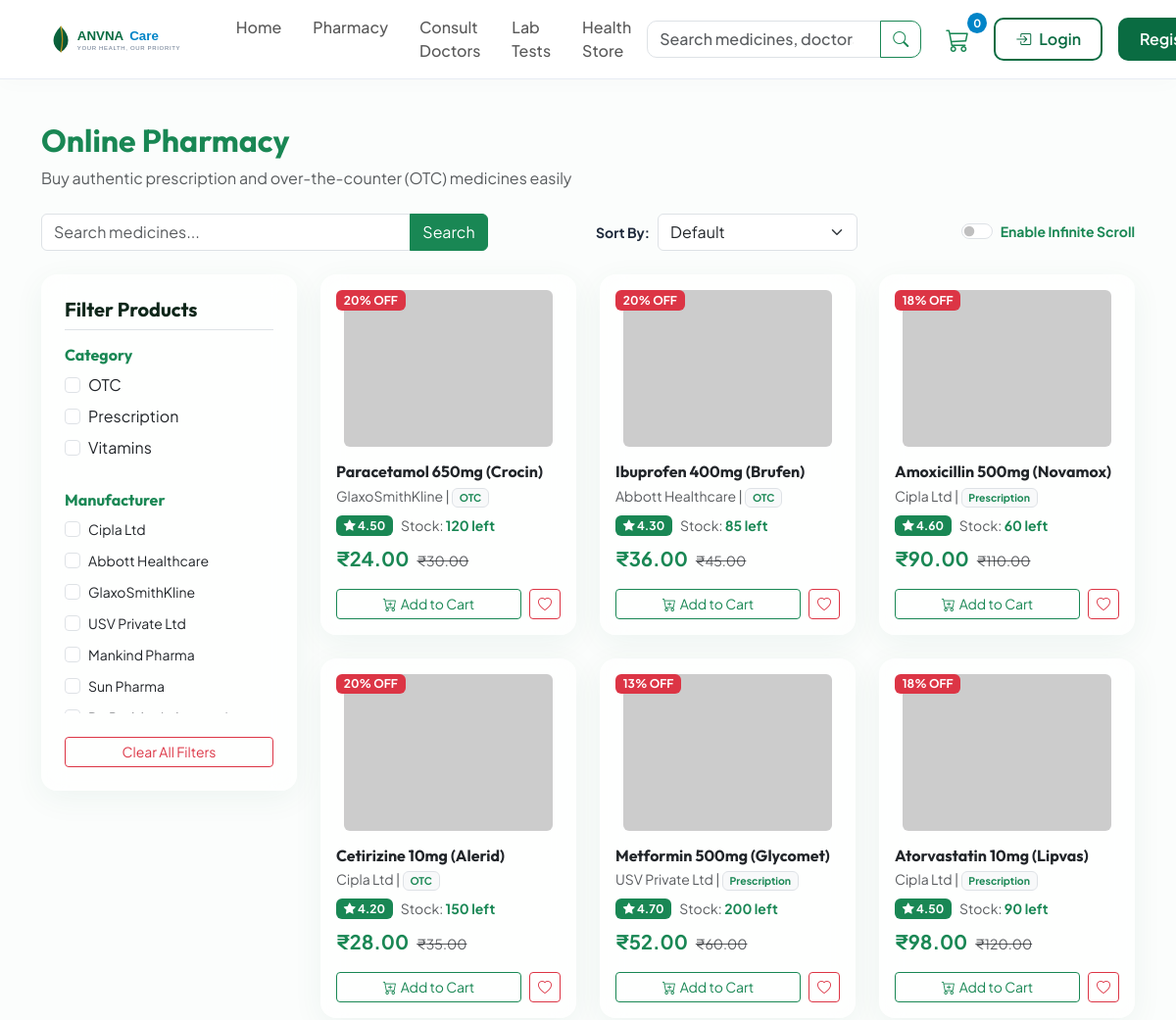
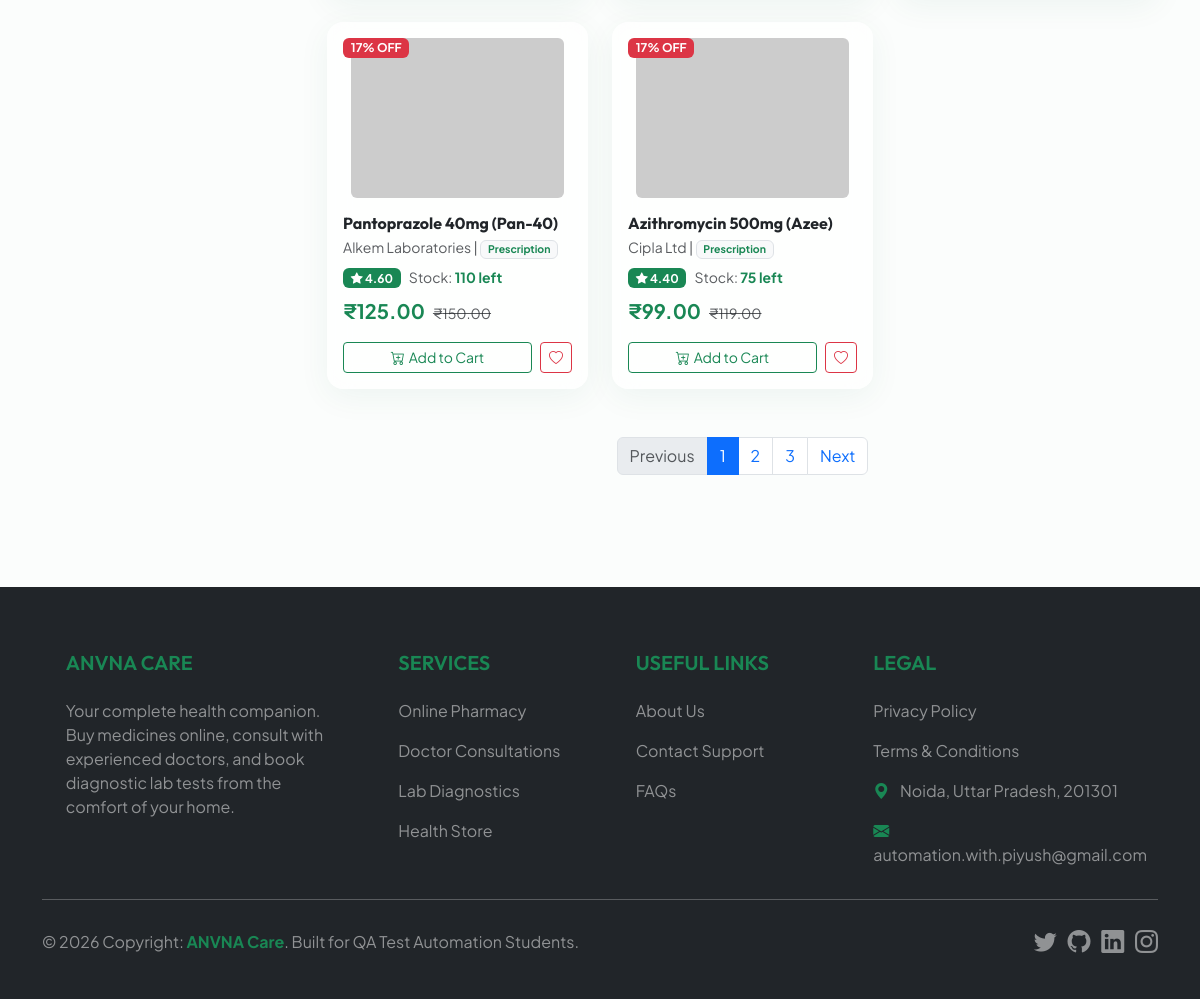
/medicines.php, run on the app's committed database (2 pictures, top to bottom).
### tables this page shows
CREATE TABLE medicines (
    id INT AUTO_INCREMENT PRIMARY KEY,
    name VARCHAR(150) NOT NULL,
    manufacturer VARCHAR(100) NOT NULL,
    mrp DECIMAL(10,2) NOT NULL,
    discount_price DECIMAL(10,2) NOT NULL,
    rating DECIMAL(3,2) DEFAULT 4.00,
    stock INT DEFAULT 0,
    image VARCHAR(255) DEFAULT NULL,
    category VARCHAR(50) DEFAULT 'OTC',
    description TEXT,
    created_at TIMESTAMP DEFAULT CURRENT_TIMESTAMP
);

### medicines.php (the view, shortened to what this page needs)
<?php
require_once 'includes/header.php';
$categories = ['OTC', 'Prescription', 'Vitamins'];
$manufacturers = ['Cipla Ltd', 'Abbott Healthcare', 'GlaxoSmithKline', 'USV Private Ltd', 'Mankind Pharma', 'Sun Pharma', 'Dr. Reddys Laboratories', 'Pfizer India', 'Johnson & Johnson', 'Reckitt Benckiser'];
$selectedCategory = $_GET['category'] ?? '';
$selectedManufacturer = $_GET['manufacturer'] ?? '';
$selectedSort = $_GET['sort'] ?? '';
$searchQuery = $_GET['search'] ?? '';
$page = (int)($_GET['page'] ?? 1);
$limit = 8;
$offset = ($page - 1) * $limit;
$sql = "SELECT * FROM medicines WHERE 1=1";
$params = [];
if ($selectedSort === 'price_asc') {
    $sql .= " ORDER BY discount_price ASC";
} elseif ($selectedSort === 'price_desc') {
    $sql .= " ORDER BY discount_price DESC";
} elseif ($selectedSort === 'rating') {
    $sql .= " ORDER BY rating DESC";
} else {
    $sql .= " ORDER BY id ASC";
}
$countSql = str_replace("SELECT *", "SELECT COUNT(*)", $sql);
$sql .= " LIMIT $limit OFFSET $offset";
try {
    $stmt = $pdo->prepare($sql);
    $stmt->execute($params);
    $medicines = $stmt->fetchAll();
    $countStmt = $pdo->prepare($countSql);
    $countStmt->execute($params);
    $totalItems = (int)$countStmt->fetchColumn();
    $totalPages = ceil($totalItems / $limit);
} catch (PDOException $e) {
    die("Database error: " . $e->getMessage());
}
?>
<div class="container my-4">
    <div class="mb-4">
        <h2 class="fw-bold text-success" id="pharmacyTitle" data-testid="pharmacy-title">Online Pharmacy</h2>
        <p class="text-muted">Buy authentic prescription and over-the-counter (OTC) medicines easily</p>
    </div>
    <div class="row mb-4 align-items-center g-3">
        <div class="col-md-5">
            <form method="GET" action="medicines.php" id="medicineSearchForm" data-testid="medicine-search-form">
                <div class="input-group">
                    <input type="text" class="form-control" placeholder="Search medicines..." name="search" id="medSearchInput" data-testid="med-search-input" value="<?= htmlspecialchars($searchQuery) ?>">
                    <button class="btn btn-success" type="submit" id="medSearchSubmit" data-testid="med-search-submit">Search</button>
                </div>
            </form>
        </div>
        <div class="col-md-3 ms-auto">
            <div class="d-flex align-items-center gap-2">
                <label for="sortBy" class="text-nowrap small fw-bold">Sort By:</label>
                <select class="form-select" id="sortBy" name="sort" data-testid="sort-dropdown" onchange="applyFilters()">
                    <option value="" <?= empty($selectedSort) ? 'selected' : '' ?>>Default</option>
                </select>
            </div>
        </div>
        <div class="col-md-3 text-end">
            <div class="form-check form-switch d-inline-block text-start">
                <input class="form-check-input" type="checkbox" id="toggleInfiniteScroll" data-testid="toggle-infinite-scroll">
                <label class="form-check-label fw-bold text-success small" for="toggleInfiniteScroll">Enable Infinite Scroll</label>
            </div>
        </div>
    </div>
    <div class="row g-4">
        <div class="col-lg-3">
            <div class="card glass-card border-0 p-4 sticky-top" style="top: 90px; z-index: 100;" id="filtersCard" data-testid="filters-card">
                <h5 class="fw-bold mb-3 border-bottom pb-2">Filter Products</h5>
                <div class="mb-4">
                    <h6 class="fw-bold text-success mb-2">Category</h6>
                    <?php foreach ($categories as $cat): ?>
                        <div class="form-check mb-2">
                            <input class="form-check-input filter-category" type="checkbox" value="<?= $cat ?>" id="cat-<?= $cat ?>" data-testid="filter-category-<?= strtolower($cat) ?>" <?= $selectedCategory === $cat ? 'checked' : '' ?> onchange="applyFilters()">
                            <label class="form-check-label" for="cat-<?= $cat ?>">
                                <?= $cat ?>
                            </label>
                        </div>
                    <?php endforeach; ?>
                </div>
                <div class="mb-4">
                    <h6 class="fw-bold text-success mb-2">Manufacturer</h6>
                    <div style="max-height: 200px; overflow-y: auto; padding-right: 5px;">
                        <?php foreach ($manufacturers as $man): ?>
                            <div class="form-check mb-2">
                                <input class="form-check-input filter-manufacturer" type="checkbox" value="<?= $man ?>" id="man-<?= str_replace(' ', '', $man) ?>" data-testid="filter-manufacturer-<?= strtolower(str_replace(' ', '-', $man)) ?>" <?= $selectedManufacturer === $man ? 'checked' : '' ?> onchange="applyFilters()">
                                <label class="form-check-label small" for="man-<?= str_replace(' ', '', $man) ?>">
                                    <?= $man ?>
                                </label>
                            </div>
                        <?php endforeach; ?>
                    </div>
                </div>
                <button class="btn btn-outline-danger btn-sm w-100" onclick="clearFilters()" id="clearFiltersBtn" data-testid="clear-filters-btn">Clear All Filters</button>
            </div>
        </div>
        <div class="col-lg-9">
            <div class="row g-4" id="medicinesContainer" data-testid="medicines-container">
                <?php if (empty($medicines)): ?>
                    <div class="col-12 text-center py-5">
                        <i class="bi bi-search-heart text-muted fs-1 mb-2"></i>
                        <p class="text-muted">No medicines found matching the filters.</p>
                    </div>
                <?php else: ?>
                    <?php foreach ($medicines as $med): ?>
                        <?php $discountPercentage = round((($med['mrp'] - $med['discount_price']) / $med['mrp']) * 100); ?>
                        <div class="col-sm-6 col-md-4">
                            <div class="card glass-card h-100 p-3 border-0 medicine-item-card" data-testid="medicine-card" id="med-card-<?= $med['id'] ?>">
                                <div class="position-relative text-center mb-3">
                                    <span class="position-absolute top-0 start-0 badge bg-danger" data-testid="med-discount-badge-<?= $med['id'] ?>"><?= $discountPercentage ?>% OFF</span>
                                    <a href="medicine-details.php?id=<?= $med['id'] ?>" data-testid="med-detail-link-<?= $med['id'] ?>">
                                        <img src="https://placehold.co/240x180/eef7f2/0a6c42?text=<?= urlencode($med['name']) ?>" class="img-fluid rounded" alt="<?= htmlspecialchars($med['name']) ?>" style="height: 160px; object-fit: contain;">
                                    </a>
                                </div>
                                <h6 class="fw-bold text-dark mb-1 text-truncate" id="med-name-<?= $med['id'] ?>" data-testid="med-name">
                                    <a href="medicine-details.php?id=<?= $med['id'] ?>" class="text-decoration-none text-dark hover-accent"><?= htmlspecialchars($med['name']) ?></a>
                                </h6>
                                <p class="text-muted small mb-2"><?= htmlspecialchars($med['manufacturer']) ?> | <span class="badge bg-light text-success border"><?= $med['category'] ?></span></p>
                                <div class="d-flex align-items-center mb-2">
                                    <span class="badge bg-success me-2" id="med-rating-<?= $med['id'] ?>" data-testid="med-rating"><i class="bi bi-star-fill"></i> <?= $med['rating'] ?></span>
                                    <span class="text-muted small">Stock: <strong class="<?= $med['stock'] > 0 ? 'text-success' : 'text-danger' ?>"><?= $med['stock'] ?> left</strong></span>
                                </div>
                                <div class="d-flex align-items-baseline gap-2 mb-3">
                                    <span class="fs-5 fw-bold text-success" id="med-price-<?= $med['id'] ?>" data-testid="med-price">₹<?= number_format($med['discount_price'], 2) ?></span>
                                    <span class="text-decoration-line-through text-muted small">₹<?= number_format($med['mrp'], 2) ?></span>
                                </div>
                                <div class="mt-auto d-flex gap-2">
                                    <button class="btn btn-outline-success btn-sm w-100 d-flex align-items-center justify-content-center gap-1" onclick="addToCart(<?= $med['id'] ?>, 'medicine')" id="addCartBtn-<?= $med['id'] ?>" data-testid="add-cart-btn" <?= $med['stock'] <= 0 ? 'disabled' : '' ?>>
                                        <i class="bi bi-cart-plus"></i> <?= $med['stock'] > 0 ? 'Add to Cart' : 'Out of Stock' ?>
                                    </button>
                                    <button class="btn btn-outline-danger btn-sm" onclick="addToWishlist(<?= $med['id'] ?>, 'medicine')" id="wishBtn-<?= $med['id'] ?>" data-testid="wish-btn" aria-label="Add to Wishlist">
                                        <i class="bi bi-heart"></i>
                                    </button>
                                </div>
                            </div>
                        </div>
                    <?php endforeach; ?>
                <?php endif; ?>
            </div>
            <?php if ($totalPages > 1): ?>
                <nav class="mt-5" id="paginationNav" data-testid="pagination-nav">
                    <ul class="pagination justify-content-center">
                        <li class="page-item <?= $page <= 1 ? 'disabled' : '' ?>">
                            <a class="page-link" href="?page=<?= $page-1 ?>&category=<?= $selectedCategory ?>&manufacturer=<?= $selectedManufacturer ?>&sort=<?= $selectedSort ?>&search=<?= urlencode($searchQuery) ?>" id="paginationPrev" data-testid="pagination-prev">Previous</a>
                        </li>
                        <?php for ($i = 1; $i <= $totalPages; $i++): ?>
                            <li class="page-item <?= $page === $i ? 'active' : '' ?>">
                                <a class="page-link" href="?page=<?= $i ?>&category=<?= $selectedCategory ?>&manufacturer=<?= $selectedManufacturer ?>&sort=<?= $selectedSort ?>&search=<?= urlencode($searchQuery) ?>" id="paginationPage-<?= $i ?>" data-testid="pagination-page-<?= $i ?>"><?= $i ?></a>
                            </li>
                        <?php endfor; ?>
                        <li class="page-item <?= $page >= $totalPages ? 'disabled' : '' ?>">
                            <a class="page-link" href="?page=<?= $page+1 ?>&category=<?= $selectedCategory ?>&manufacturer=<?= $selectedManufacturer ?>&sort=<?= $selectedSort ?>&search=<?= urlencode($searchQuery) ?>" id="paginationNext" data-testid="pagination-next">Next</a>
                        </li>
                    </ul>
                </nav>
            <?php endif; ?>
        </div>
    </div>
</div>
<?php
require_once 'includes/footer.php';
?>

### assets/css/style.css (style rules this page uses)
:root { --primary-color: #0a6c42; --primary-hover: #074e2f; --primary-light: #eef7f2; --accent-color: #0284c7; --accent-hover: #0369a1; --accent-light: #e0f2fe; --neutral-dark: #1e293b; --neutral-light: #f8fafc; --neutral-border: #e2e8f0; --glass-bg: rgba(255, 255, 255, 0.7); --glass-border: rgba(255, 255, 255, 0.4); --glass-shadow: 0 8px 32px 0 rgba(10, 108, 66, 0.06); --card-shadow: 0 10px 30px rgba(0, 0, 0, 0.03); --font-heading: 'Outfit', sans-serif; --font-body: 'Plus Jakarta Sans', sans-serif; --border-radius: 16px; --border-radius-sm: 10px; --border-radius-lg: 24px; }
body { font-family: var(--font-body); color: var(--neutral-dark); background-color: #fbfdfc; overflow-x: hidden; padding-top: 76px; }
h1, h2, h3, h4, h5, h6 { font-family: var(--font-heading); font-weight: 600; color: #0f271a; }
.glass-card { background: var(--glass-bg); backdrop-filter: blur(12px); -webkit-backdrop-filter: blur(12px); border: 1px solid var(--glass-border); box-shadow: var(--glass-shadow); border-radius: var(--border-radius); transition: all 0.3s cubic-bezier(0.4, 0, 0.2, 1); }

### data on the page
medicines: discountPercentage "20", name "Paracetamol 650mg (Crocin)", manufacturer "GlaxoSmithKline", category "OTC", rating "4.50", stock "120", discount_price "24.00", mrp "30.00", shows "Add to Cart"
medicines: discountPercentage "20", name "Ibuprofen 400mg (Brufen)", manufacturer "Abbott Healthcare", category "OTC", rating "4.30", stock "85", discount_price "36.00", mrp "45.00", shows "Add to Cart"
medicines: discountPercentage "18", name "Amoxicillin 500mg (Novamox)", manufacturer "Cipla Ltd", category "Prescription", rating "4.60", stock "60", discount_price "90.00", mrp "110.00", shows "Add to Cart"
medicines: discountPercentage "20", name "Cetirizine 10mg (Alerid)", manufacturer "Cipla Ltd", category "OTC", rating "4.20", stock "150", discount_price "28.00", mrp "35.00", shows "Add to Cart"
medicines: discountPercentage "13", name "Metformin 500mg (Glycomet)", manufacturer "USV Private Ltd", category "Prescription", rating "4.70", stock "200", discount_price "52.00", mrp "60.00", shows "Add to Cart"
medicines: discountPercentage "18", name "Atorvastatin 10mg (Lipvas)", manufacturer "Cipla Ltd", category "Prescription", rating "4.50", stock "90", discount_price "98.00", mrp "120.00", shows "Add to Cart"
medicines: discountPercentage "17", name "Pantoprazole 40mg (Pan-40)", manufacturer "Alkem Laboratories", category "Prescription", rating "4.60", stock "110", discount_price "125.00", mrp "150.00", shows "Add to Cart"
medicines: discountPercentage "17", name "Azithromycin 500mg (Azee)", manufacturer "Cipla Ltd", category "Prescription", rating "4.40", stock "75", discount_price "99.00", mrp "119.00", shows "Add to Cart"

### other printed values
$cartCount "0"
$cat "OTC"
$cat "Prescription"
$cat "Vitamins"
$man "Cipla Ltd"
$man "Abbott Healthcare"
$man "GlaxoSmithKline"
$man "USV Private Ltd"
$man "Mankind Pharma"
$man "Sun Pharma"
